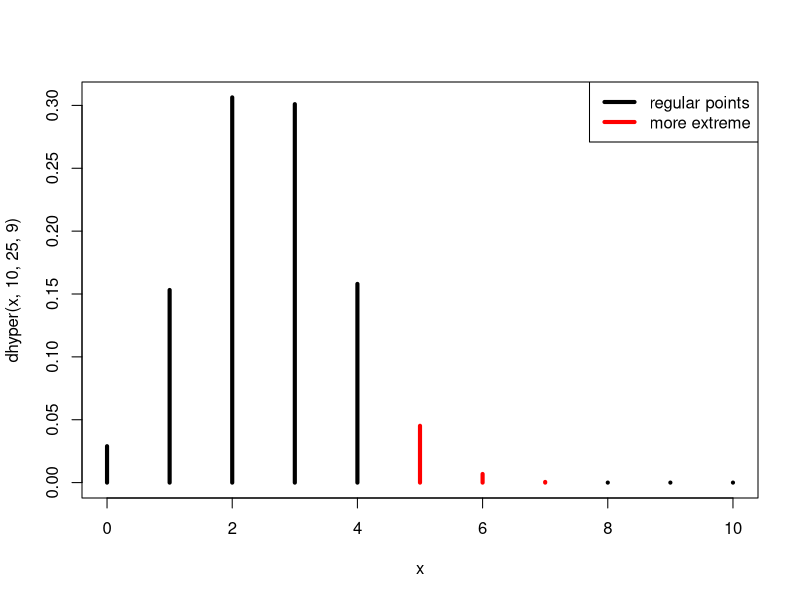
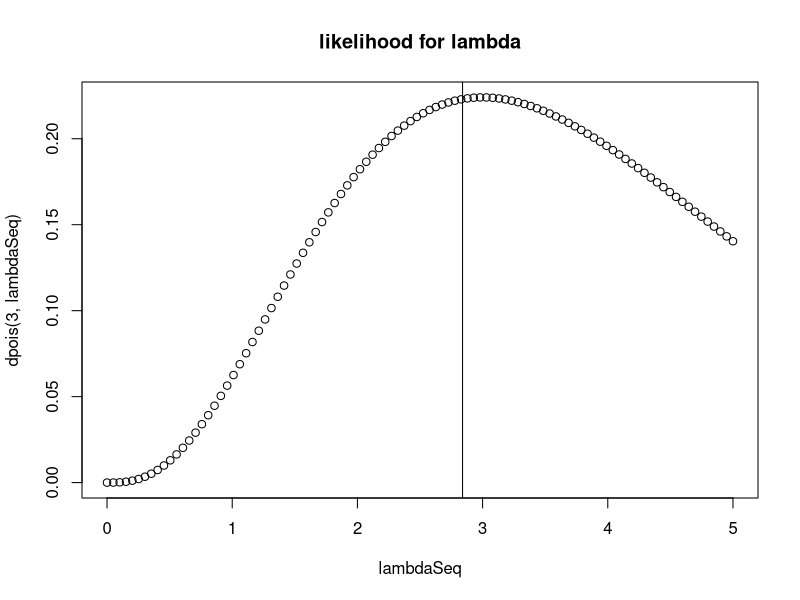
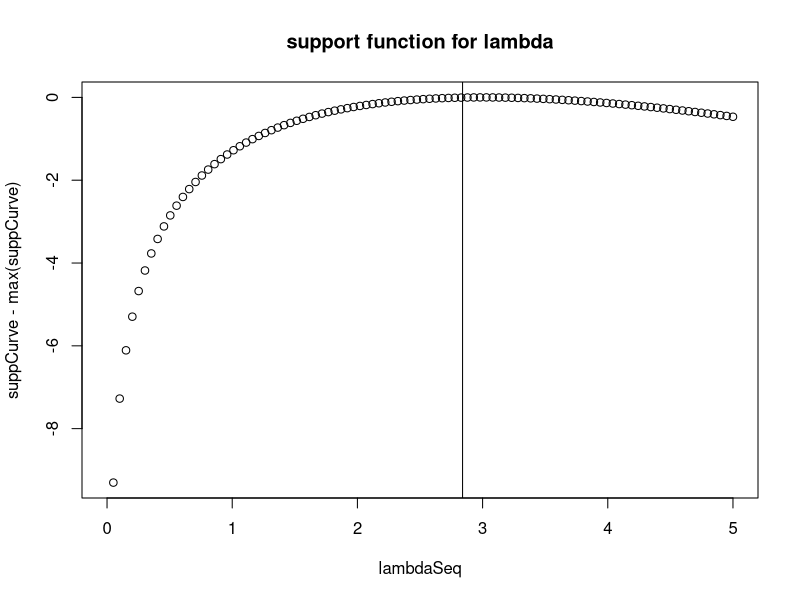
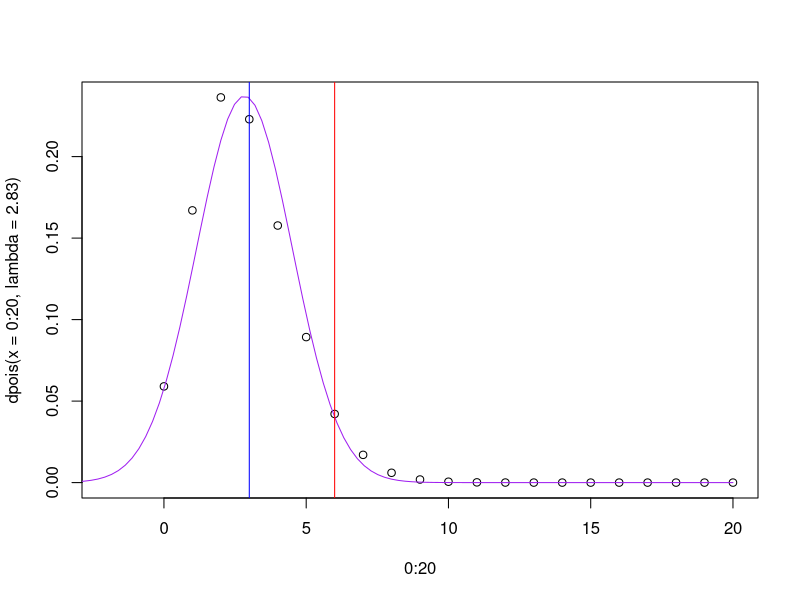

Here is the R script that generated these plots, in order: (Note: this script raises an error after producing the figures.)
## ---- chunk 1

print("Portfolio Assignment")


## ---- chunk 2

myData <- read.csv('./data/sleepCoffeeProductivity.csv')

cat("Is data a dataframe: ", is.data.frame(myData), "\n")
cat("Dataset Contains: ", ncol(myData), " Attributes\n")
cat("Dataset Contains: ", nrow(myData), " Instances")


## ---- chunk 3
print("Preliminary Eyeball Data: ")
cat("Max Morning Productivity: ", max(myData$Day.Productivity), "\n")
cat("Mean Morning Productivity: ", mean(myData$Day.Productivity), "\n\n")

cat("Max Night Productivity: ", max(myData$Night.Time.Productivity), "\n")
cat("Mean Night Productivity: ", mean(myData$Night.Time.Productivity))


## ---- chunk 4

t.test(myData$Day.Productivity, myData$Night.Time.Productivity, paired=TRUE)


## ---- chunk 5

addictP <- sum(dhyper(4:10, 10,25,9))

cat("Our P value to test for addiction is: ", addictP, " Our p value is: ", addictP*100, "%")

## ---- chunk 6


#Verify
x <- 0:10
plot(x, dhyper(x,10,25,9),type='h',lwd=4,col=c(rep("black",5),rep("red",3)))
legend("topright",lwd=4, col=c("black","red"),legend=c("regular points","more extreme"))


## ---- chunk 7

addictMatrix <- matrix(c(4,6,5,20),2,2,byrow=TRUE)
dimnames(addictMatrix) <- list (week=c("End","Day"),  drinkingHabit=c("Abuse","Normal") )
addictMatrix

fisher.test(addictMatrix, alternative="greater")

## ---- chunk 8

lambda <- mean(myData$Total.Daily.Productivity)


## ---- chunk 9

lambdaSeq <- seq(from = 0, to = 5 , len = 100)
plot(lambdaSeq, dpois(3,lambdaSeq), main = "likelihood for lambda")
abline(v = lambda )

## ---- chunk 10

suppCurve <- dpois(3, lambdaSeq, log = TRUE)
plot(lambdaSeq,suppCurve-max(suppCurve),main='support function for lambda')
abline(v=lambda)


## ---- chunk 11

critcalObs <- qpois(0.95, lambda ) 
pVal <- ppois(critcalObs,lambda ) 


plot(0:20, dpois( x=0:20, lambda=2.83 ), xlim=c(-2,20))
normden <- function(x){dnorm(x, mean=2.83, sd=sqrt(2.83))}
curve(normden, from=-4, to=20, add=TRUE, col="purple")

abline(v=critcalObs, col = "red" ) # Critical Line
abline(v=3, col = "blue") #Observation x = 3


## ---- chunk 12
pValPois <- ppois(3,lambda, lower.tail=FALSE)
cat("The p value: ", pValPois)


## ---- chunk 13

library(MASS)
chiTestTbl <- table(myData$sleepTimeCatClass, myData$Total.Daily.Productivity)

chiTestTbl

cat(chiTestTbl, "\n\n")
chisq.test(chiTestTbl)


## ---- chunk 14
#make it further accurate by combining tables into 3 groups
newTbl <- cbind(chiTestTbl[,"0"]+chiTestTbl[,"1.1"]+chiTestTbl[,"1.15"]+chiTestTbl[,"1.45"]+chiTestTbl[,"2"]+chiTestTbl[,"2.05"]+chiTestTbl[,"2.15"],
                chiTestTbl[,"2.3"]+chiTestTbl[,"2.6"]+chiTestTbl[,"2.7"]+chiTestTbl[,"3.05"]+chiTestTbl[,"3.35"]+chiTestTbl[,"3.4"]+chiTestTbl[,"3.45"],
                chiTestTbl[,"3.4"]+chiTestTbl[,"3.8"]+chiTestTbl[,"4.15"]+chiTestTbl[,"4.3"]+chiTestTbl[,"4.35"]+chiTestTbl[,"4.45"]+chiTestTbl[,"5"]+chiTestTbl[,"5.3"])


chisq.test(newTbl)

#cbtl <- cbind(chiTestTbl)

## ---- chunk 15

#make it further accurate by combining tables into 3 groups
newTbl <- cbind(chiTestTbl[,"0"]+chiTestTbl[,"1.1"]+chiTestTbl[,"1.15"]+chiTestTbl[,"1.45"]+chiTestTbl[,"2"]+chiTestTbl[,"2.05"]+chiTestTbl[,"2.15"]+ chiTestTbl[,"2.3"]+chiTestTbl[,"2.6"]+chiTestTbl[,"2.7"],
                chiTestTbl[,"3.05"]+chiTestTbl[,"3.35"]+chiTestTbl[,"3.4"]+chiTestTbl[,"3.45"]+chiTestTbl[,"3.4"]+chiTestTbl[,"3.8"]+chiTestTbl[,"4.15"]+chiTestTbl[,"4.3"]+chiTestTbl[,"4.35"]+chiTestTbl[,"4.45"]+
                chiTestTbl[,"5"]+chiTestTbl[,"5.3"])       


chisq.test(newTbl)

#cbtl <- cbind(chiTestTbl)



## ---- chunk 16

expect <- c( A = 2.84, B = 2.84, C = 2.84 )

obs <- c()



## ---- chunk 17
mean(myData$Total.Daily.Productivity)
## ---- chunk 18



## ---- chunk 19




